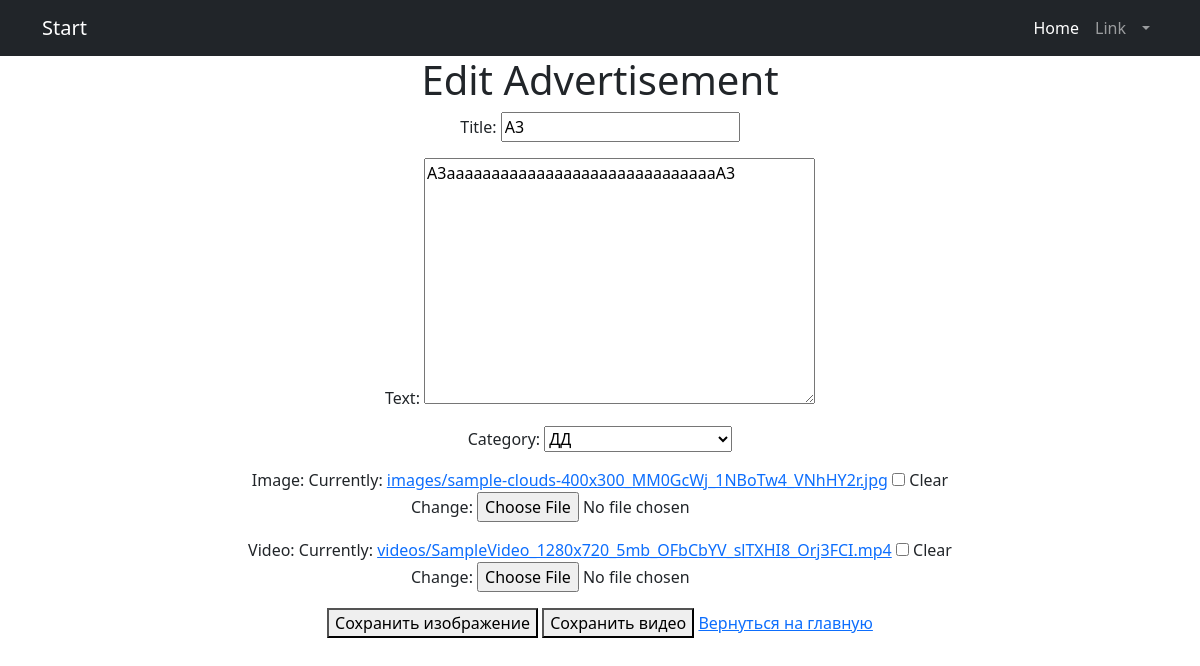
/accounts/advertisement/update/3/ (signed in), run on the app's committed database.
### chat/models.py (models this page shows, shortened)
class Advertisement(models.Model):
    user = models.ForeignKey(settings.AUTH_USER_MODEL, on_delete=models.CASCADE)
    title = models.CharField(max_length=100)
    text = models.TextField()
    image = models.ImageField(upload_to='images/', blank=True, null=True)
    video = models.FileField(upload_to='videos/', blank=True, null=True)
    content = RichTextField()
    category_choices = [
        ('Tanks', 'Танки'),
        ('Healers', 'Хилы'),
        ('DPS', 'ДД'),
        ('Traders', 'Торговцы'),
        ('Guild Masters', 'Гилдмастеры'),
        ('Quest Givers', 'Квестгиверы'),
        ('Blacksmiths', 'Кузнецы'),
        ('Leatherworkers', 'Кожевники'),
        ('Alchemists', 'Зельевары'),
        ('Spellcasters', 'Мастера заклинаний'),
    ]
    category = models.CharField(max_length=20, choices=category_choices)

### chat/views.py (the view, shortened to what this page needs)
# urls.py: path('advertisement/update/<int:pk>/', AdvertisementUpdateView.as_view(), name='advertisement_update'),
class AdvertisementUpdateView(LoginRequiredMixin, UpdateView):
    model = Advertisement
    fields = ['title', 'text', 'category', 'image', 'video']
    template_name = 'advertisement_update.html'
    def dispatch(self, request, *args, **kwargs):
        obj = self.get_object()
        if obj.user != self.request.user:
            raise PermissionDenied
        return super().dispatch(request, *args, **kwargs)
    success_url = reverse_lazy('home')

### chat/templates/advertisement_update.html (shortened to what this page needs)
{% extends 'default.html' %}
{% block content %}
<html>
<head>
</head>
<body>
    <h1>Edit Advertisement</h1>
    <form method="POST" enctype="multipart/form-data">
    {{ form.as_p }}
    <button type="submit" name="action" value="save_image">Сохранить изображение</button>
    <button type="submit" name="action" value="save_video">Сохранить видео</button>
    <a href="{% url 'home' %}">Вернуться на главную</a>
</form>
</body>
</html>
{% endblock %}

### data on the page
Advertisement: title "A3", text "A3aaaaaaaaaaaaaaaaaaaaaaaaaaaaaaA3", category "ДД"
